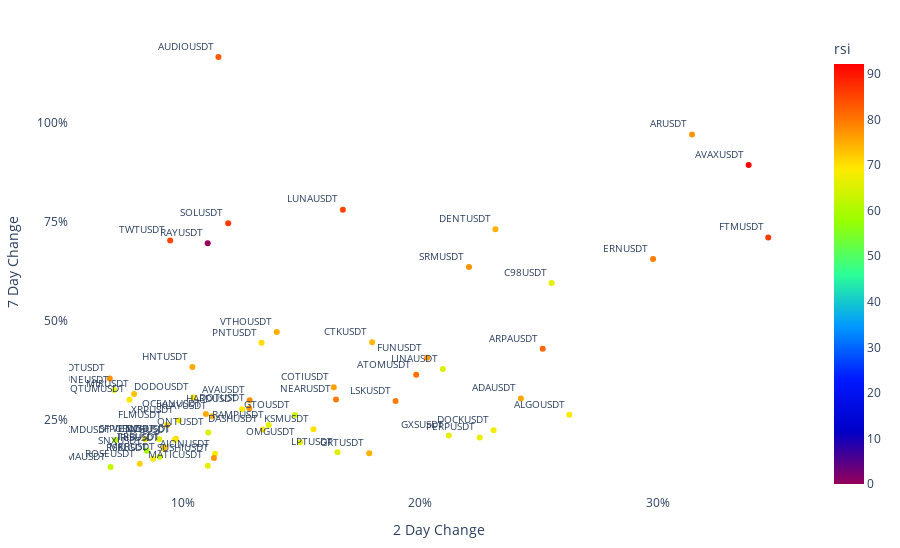

The cell this chart's notebook holds for it:
### Code cell
# Quants Scatter Plot
# D2xD7 = go.Scatter(
#             x=revised['2D Δ'],
#             y=revised['7D Δ'],
#             mode = "markers+text",
#             text = revised['Symbol'],
#             textposition = "top left",
#             textfont_size=10,
#             marker_color=revised['rsi'],
#             marker_colorscale="Rainbow"
#             )

# D2xD7_layout = go.Layout(
#                     xaxis_title="2 Day Change",
#                     yaxis_title="7 Day Change",
#                     yaxis_visible=True,
#                     xaxis_visible=True,
#                     xaxis_showgrid=False,
#                     yaxis_showgrid=False,
#                     plot_bgcolor="#FFFFFF"
# )
                   
# ffig = go.Figure(data=D2xD7,layout=D2xD7_layout)
# ffig.update_yaxes(tick0=0, dtick=0.25,tickformat=',.0%',)
# ffig.update_xaxes(tick0=0, dtick=0.10,tickformat=',.0%',)
# ffig.update_layout(margin=dict(l=20, r=20, t=30, b=20))
# ffig.update_layout(height=548)
# ffig.show()

ll = px.scatter(revised,x='2D Δ',y='7D Δ',color="rsi",color_continuous_scale="Rainbow")
ll.update_traces(
    mode = "markers+text",
    text = revised['Symbol'],
    textposition = "top left",
    textfont_size=10,
)
ll.update_layout(
    xaxis_title="2 Day Change",
    yaxis_title="7 Day Change",
    yaxis_visible=True,
    xaxis_visible=True,
    xaxis_showgrid=False,
    yaxis_showgrid=False,
    plot_bgcolor="#FFFFFF"
)
ll.update_yaxes(tick0=0, dtick=0.25,tickformat=',.0%',)
ll.update_xaxes(tick0=0, dtick=0.10,tickformat=',.0%',)
ll.update_layout(margin=dict(l=20, r=20, t=30, b=20))
ll.update_layout(height=548)
ll

### Figure 1 — Plotly figure (JSON) as saved in the notebook; plotly's stock layout.template omitted (floating-point values rounded to 4 significant figures)
{"data": [{"hovertemplate": "2D Δ=%{x}<br>7D Δ=%{y}<br>rsi=%{marker.color}<extra></extra>", "legendgroup": "", "marker": {"color": [69.54, 75.56, 67.8, 65.69, 69.42, 66.8, 66.29, 80.8, 86.31, 68.73, 63.69, 74.33, 67.94, 76.98, 81.41, 79.47, 67.71, 75.98, 86.22, 66.59, 77.25, 70.55, 59.47, 74.81, 64.19, 67.55, 61.46, 77.41, 75.18, 77.01, 85.38, 67.78, 72.97, 77.29, 69.93, 65.81, 62.85, 92.18, 75.35, 71.7, 79.63, 83.01, 73.97, 68.81, 71.27, 77.86, 74.5, 71.71, 84.96, 68.76, 69.48, 65.18, 67.08, 66.37, 72.96, 76.91, 65.59, 69.07, 79.29, 74.29, 66.6, 65.14, 0], "coloraxis": "coloraxis", "symbol": "circle"}, "mode": "markers+text", "name": "", "orientation": "v", "showlegend": false, "text": ["QTUMUSDT", "ADAUSDT", "XRPUSDT", "VETUSDT", "DASHUSDT", "OMGUSDT", "MATICUSDT", "ATOMUSDT", "FTMUSDT", "ALGOUSDT", "GTOUSDT", "DENTUSDT", "DOCKUSDT", "FUNUSDT", "ARPAUSDT", "LSKUSDT", "AIONUSDT", "COTIUSDT", "SOLUSDT", "GXSUSDT", "MDTUSDT", "PNTUSDT", "SNXUSDT", "VTHOUSDT", "MKRUSDT", "IRISUSDT", "KMDUSDT", "SRMUSDT", "OCEANUSDT", "DOTUSDT", "LUNAUSDT", "RSRUSDT", "TRBUSDT", "SUSHIUSDT", "KSMUSDT", "RUNEUSDT", "UMAUSDT", "AVAXUSDT", "HNTUSDT", "FLMUSDT", "NEARUSDT", "AUDIOUSDT", "CTKUSDT", "HARDUSDT", "ROSEUSDT", "AVAUSDT", "GRTUSDT", "1INCHUSDT", "TWTUSDT", "SFPUSDT", "DODOUSDT", "LINAUSDT", "PERPUSDT", "RAMPUSDT", "MIRUSDT", "ARUSDT", "LPTUSDT", "XVGUSDT", "ERNUSDT", "KLAYUSDT", "C98USDT", "QNTUSDT", "RAYUSDT"], "textfont": {"size": 10}, "textposition": "top left", "type": "scatter", "x": [0.07761, 0.2423, 0.09845, 0.09019, 0.1337, 0.1494, 0.1106, 0.1982, 0.3463, 0.2626, 0.1472, 0.2316, 0.2308, 0.2028, 0.2514, 0.1896, 0.1136, 0.1635, 0.1192, 0.2119, 0.06933, 0.1332, 0.08488, 0.1396, 0.09036, 0.09205, 0.07173, 0.2204, 0.1098, 0.128, 0.1674, 0.08761, 0.09231, 0.1132, 0.155, 0.07112, 0.0697, 0.3381, 0.1041, 0.09341, 0.1645, 0.115, 0.1797, 0.125, 0.08196, 0.1282, 0.1785, 0.09713, 0.09474, 0.08425, 0.1045, 0.2094, 0.225, 0.1362, 0.07958, 0.3143, 0.1651, 0.09664, 0.2979, 0.1124, 0.2552, 0.1108, 0.1105], "xaxis": "x", "y": [0.3011, 0.3039, 0.2484, 0.2014, 0.2255, 0.1937, 0.1344, 0.3639, 0.7106, 0.2629, 0.2624, 0.7312, 0.2236, 0.4066, 0.4296, 0.2974, 0.1645, 0.3325, 0.7462, 0.2104, 0.3547, 0.4445, 0.1719, 0.4721, 0.1569, 0.1773, 0.199, 0.6362, 0.2648, 0.2796, 0.7805, 0.1521, 0.1805, 0.1538, 0.2264, 0.3253, 0.131, 0.8933, 0.3836, 0.237, 0.3016, 1.166, 0.4463, 0.2766, 0.1392, 0.2997, 0.1656, 0.2024, 0.7028, 0.201, 0.3069, 0.3785, 0.2054, 0.2369, 0.3152, 0.9705, 0.1683, 0.1998, 0.6562, 0.2593, 0.5958, 0.2185, 0.6957], "yaxis": "y"}], "layout": {"coloraxis": {"colorbar": {"title": {"text": "rsi"}}, "colorscale": [[0, "rgb(150,0,90)"], [0.125, "rgb(0,0,200)"], [0.25, "rgb(0,25,255)"], [0.375, "rgb(0,152,255)"], [0.5, "rgb(44,255,150)"], [0.625, "rgb(151,255,0)"], [0.75, "rgb(255,234,0)"], [0.875, "rgb(255,111,0)"], [1, "rgb(255,0,0)"]]}, "height": 548, "legend": {"tracegroupgap": 0}, "margin": {"b": 20, "l": 20, "r": 20, "t": 30}, "plot_bgcolor": "#FFFFFF", "xaxis": {"anchor": "y", "domain": [0, 1], "dtick": 0.1, "showgrid": false, "tick0": 0, "tickformat": ",.0%", "title": {"text": "2 Day Change"}, "visible": true}, "yaxis": {"anchor": "x", "domain": [0, 1], "dtick": 0.25, "showgrid": false, "tick0": 0, "tickformat": ",.0%", "title": {"text": "7 Day Change"}, "visible": true}}}
